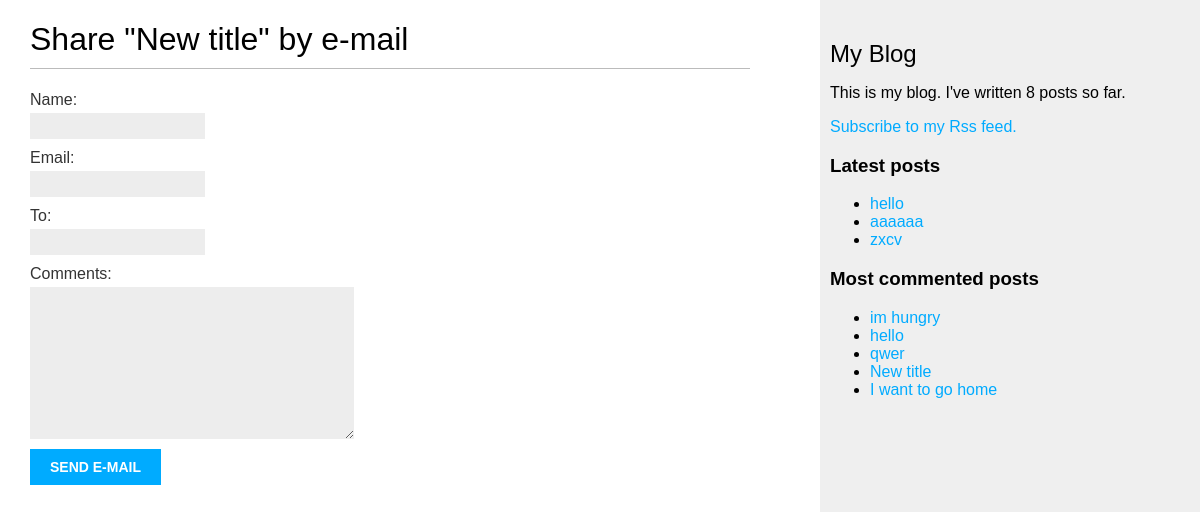
/blog/2/share/, run on the app's committed database.
### blog/models.py (models this page shows, shortened)
class Post(models.Model):
    class Status(models.TextChoices):
        DRAFT = 'DF', 'Draft'
        PUBLISHED = 'PB', 'Published'
    title = models.CharField(max_length=250)
    slug = models.SlugField(max_length=250, unique_for_date='publish')
    body = models.TextField()
    publish = models.DateTimeField(default=timezone.now)
    created = models.DateTimeField(auto_now_add=1)
    updated = models.DateTimeField(auto_now=1)
    status = models.CharField(max_length=2,
                              choices=Status.choices,
                              default=Status.PUBLISHED)
    author = models.ForeignKey(User,
                               on_delete=models.CASCADE,
                               related_name='blog_posts')
    objects = models.Manager()  # administrator
    published = PublishedManager()  # sub admin
    tags = TaggableManager()
    class Meta:
        ordering = ['-publish']  # publish field 를 기준으로 내림차순 정렬
        indexes = [
            models.Index(fields=['-publish']),
        ]
    def get_absolute_url(self):
        return reverse('blog:post_detail',
                       args=[self.publish.year,
                             self.publish.month,
                             self.publish.day,
                             self.slug])

### blog/views.py (the view)
# urls.py: path('<int:post_id>/share/', views.post_share, name = 'post_share'),
def post_share(request, post_id):
    post = get_object_or_404(Post, id = post_id, status = Post.Status.PUBLISHED) # 조건에 맞지 않으면 404 오류 반환
    sent = False
    if request.method == 'POST':
        form = EmailPostForm(request.POST)
        if form.is_valid(): # 폼이 유효하지 않은 경우 제출된 데이터를 가지고 다시 렌더링
            cd = form.cleaned_data
            post_url = request.build_absolute_uri(post.get_absolute_url())
            subject = f"{cd['name']} recommends you read "\
                      f"{post.title}"
            message = f"Read {post.title} at {post_url}\n\n"\
                      f"{cd['name']}\'s comments: {cd['comments']}"
            send_mail(subject, message, 'gmdt1998@gmail.com',[cd['to']])
            sent = True
    else :
        form = EmailPostForm() # 요청이 get 인경우(처음 폼을 보여주는게 되니까) 빈 폼을 생성하여 보여줌
    return render(request, 'blog/post/share.html', {'post':post, 'form':form, 'sent':sent})

### blog/forms.py
class EmailPostForm(forms.Form):
    name = forms.CharField(max_length=25)
    email = forms.EmailField()
    to = forms.EmailField()
    comments = forms.CharField(required=False, widget = forms.Textarea)

### blog/models.py (called while the page is built)
    def get_queryset(self):
        return super().get_queryset().filter(status=Post.Status.PUBLISHED)  # status 가 published 인 것만 반환

### blog/templatetags/blog_tags.py (called while the page is built)
@register.simple_tag
def total_posts():
    return Post.published.count()

@register.inclusion_tag('blog/post/latest_posts.html')
def show_latest_posts(count=5):
    latest_posts = Post.published.order_by('-publish')[:count]
    return {'latest_posts':latest_posts}

@register.simple_tag
def get_most_commented_posts(count=5):
    return Post.published.annotate(total_comments=Count("comments")).order_by("-total_comments")[:count] # query set return

### blog/templates/blog/post/share.html (shortened to what this page needs)
{% extends "blog/base.html" %}
{% block content %}
    {% if sent %}
    <h1> E-mail successfully sent </h1>
    <p>
        "{{post.title}}" was successfully sent to {{form.cleaned_data.to}}.
    </p>
{% else %}
    <h1> Share "{{post.title}}" by e-mail </h1>
    <form method = "post" novalidate>
        {{form.as_p}}
        <input type = "submit" value="send e-mail">
    </form>
{% endif %}
{% endblock %}

### blog/templates/blog/base.html (shortened to what this page needs)
{% load blog_tags %}
{% load static %}
<html lang="en">
<head>
    <link href="{% static 'css/blog.css' %}" rel="stylesheet">
</head>
<body>
    <div id="content">
        {% block content %}
        {% endblock %}
    </div>
    <div id="sidebar">
        <h2>My Blog</h2>
        <p>This is my blog.
            I've written {% total_posts %} posts so far.
        </p>
        <p>
            <a href="{% url 'blog:post_feed' %}">
                Subscribe to my Rss feed.
            </a>
        </p>
        <h3> Latest posts </h3>
        {% show_latest_posts 3 %}
        <h3> Most commented posts </h3>
        {% get_most_commented_posts as most_commented_posts %}
        <ul>
            {% for post in most_commented_posts%}
            <li>
                <a href = "{{post.get_absolute_url}}"> {{post.title}} </a>
            </li>
            {% endfor %}
        </ul>
    </div>
</body>
</html>

### blog/templates/blog/post/latest_posts.html
<ul>
    {% for post in latest_posts %}
        <li>
            <a
                    href = "{{post.get_absolute_url}}"> {{post.title}}
            </a>
        </li>
    {% endfor %}
</ul>

### blog/static/css/blog.css (style rules this page uses)
body { margin:0; padding:0; font-family:helvetica, sans-serif; }
a { color:#00abff; text-decoration:none; }
h1 { font-weight:normal; border-bottom:1px solid #bbb; padding:0 0 10px 0; }
h2 { font-weight:normal; margin:30px 0 0; }
#content { float:left; width:60%; padding:0 0 0 30px; }
#sidebar { float:right; width:30%; padding:10px; background:#efefef; height:100%; }
label { float:left; clear:both; color:#333; margin-bottom:4px; }
input, textarea { clear:both; float:left; margin:0 0 10px; background:#ededed; border:0; padding:6px 10px; font-size:12px; }
input[type=submit] { font-weight:bold; background:#00abff; color:#fff; padding:10px 20px; font-size:14px; text-transform:uppercase; }

### data on the page
Post: title "New title"
Post: title "hello"
Post: title "aaaaaa"
Post: title "zxcv"
Post: title "im hungry"
Post: title "qwer"
Post: title "I want to go home"
